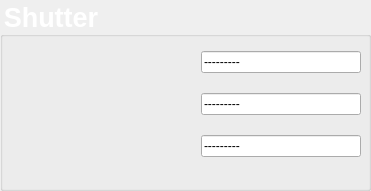
   <widget class="QGroupBox" name="groupBox">
    <property name="geometry">
     <rect>
      <x>10</x>
      <y>10</y>
      <width>371</width>
      <height>191</height>
     </rect>
    </property>
    <property name="font">
     <font>
      <pointsize>20</pointsize>
      <weight>75</weight>
      <bold>true</bold>
      <stylestrategy>PreferAntialias</stylestrategy>
     </font>
    </property>
    <property name="styleSheet">
     <string notr="true">QGroupBox {
color: #FFFFFF;
}</string>
    </property>
    <property name="title">
     <string>Shutter</string>
    </property>
    <widget class="QWidget" name="gridLayoutWidget">
     <property name="geometry">
      <rect>
       <x>10</x>
       <y>40</y>
       <width>351</width>
       <height>131</height>
      </rect>
     </property>
     <layout class="QGridLayout" name="gridLayout" columnstretch="0,0,0">
      <property name="horizontalSpacing">
       <number>15</number>
      </property>
      <property name="verticalSpacing">
       <number>5</number>
      </property>
      <item row="2" column="0">
       <widget class="caRelatedDisplay" name="carelateddisplay_3" native="true">
        <property name="sizePolicy">
         <sizepolicy hsizetype="Expanding" vsizetype="Fixed">
          <horstretch>0</horstretch>
          <verstretch>0</verstretch>
         </sizepolicy>
        </property>
        <property name="minimumSize">
         <size>
          <width>0</width>
          <height>30</height>
         </size>
        </property>
        <property name="labels" stdset="0">
         <string>NOPA</string>
        </property>
        <property name="files" stdset="0">
         <string>TLMFF.ui</string>
        </property>
        <property name="args" stdset="0">
         <string>P=SHUTTER:,R=NOPA:,T=NOPA</string>
        </property>
       </widget>
      </item>
      <item row="1" column="0">
       <widget class="caRelatedDisplay" name="carelateddisplay_2" native="true">
        <property name="sizePolicy">
         <sizepolicy hsizetype="Expanding" vsizetype="Fixed">
          <horstretch>0</horstretch>
          <verstretch>0</verstretch>
         </sizepolicy>
        </property>
        <property name="minimumSize">
         <size>
          <width>0</width>
          <height>30</height>
         </size>
        </property>
        <property name="baseSize">
         <size>
          <width>0</width>
          <height>0</height>
         </size>
        </property>
        <property name="labels" stdset="0">
         <string>Power Meter</string>
        </property>
        <property name="files" stdset="0">
         <string>TLMFF.ui</string>
        </property>
        <property name="args" stdset="0">
         <string>P=SHUTTER:,R=PM:,T=PM</string>
        </property>
       </widget>
      </item>
      <item row="2" column="1">
       <widget class="caLed" name="caled_3" native="true">
        <property name="rectangular" stdset="0">
         <bool>true</bool>
        </property>
        <property name="ledWidth" stdset="0">
         <number>30</number>
        </property>
        <property name="ledHeight" stdset="0">
         <number>30</number>
        </property>
        <property name="linearGradient" stdset="0">
         <bool>true</bool>
        </property>
        <property name="channel" stdset="0">
         <string notr="true">SHUTTER:NOPA:Flip_RBV</string>
        </property>
        <property name="falseColor" stdset="0">
         <color>
          <red>0</red>
          <green>170</green>
          <blue>0</blue>
         </color>
        </property>
        <property name="trueValue" stdset="0">
         <string>2</string>
        </property>
        <property name="falseValue" stdset="0">
         <string>1</string>
        </property>
       </widget>
      </item>
      <item row="0" column="1">
       <widget class="caLed" name="caled" native="true">
        <property name="rectangular" stdset="0">
         <bool>true</bool>
        </property>
        <property name="ledWidth" stdset="0">
         <number>30</number>
        </property>
        <property name="ledHeight" stdset="0">
         <number>30</number>
        </property>
        <property name="linearGradient" stdset="0">
         <bool>true</bool>
        </property>
        <property name="channel" stdset="0">
         <string notr="true">SHUTTER:HHG:Flip_RBV</string>
        </property>
        <property name="falseColor" stdset="0">
         <color>
          <red>0</red>
          <green>170</green>
          <blue>0</blue>
         </color>
        </property>
        <property name="trueValue" stdset="0">
         <string>2</string>
        </property>
        <property name="falseValue" stdset="0">
         <string>1</string>
        </property>
       </widget>
      </item>
      <item row="1" column="1">
       <widget class="caLed" name="caled_2" native="true">
        <property name="rectangular" stdset="0">
         <bool>true</bool>
        </property>
        <property name="ledWidth" stdset="0">
         <number>30</number>
        </property>
        <property name="ledHeight" stdset="0">
         <number>30</number>
        </property>
        <property name="linearGradient" stdset="0">
         <bool>true</bool>
        </property>
        <property name="channel" stdset="0">
         <string notr="true">SHUTTER:PM:Flip_RBV</string>
        </property>
        <property name="falseColor" stdset="0">
         <color>
          <red>0</red>
          <green>170</green>
          <blue>0</blue>
         </color>
        </property>
        <property name="trueValue" stdset="0">
         <string>2</string>
        </property>
        <property name="falseValue" stdset="0">
         <string>1</string>
        </property>
       </widget>
      </item>
      <item row="0" column="0">
       <widget class="caRelatedDisplay" name="carelateddisplay" native="true">
        <property name="sizePolicy">
         <sizepolicy hsizetype="Expanding" vsizetype="Fixed">
          <horstretch>0</horstretch>
          <verstretch>0</verstretch>
         </sizepolicy>
        </property>
        <property name="minimumSize">
         <size>
          <width>0</width>
          <height>30</height>
         </size>
        </property>
        <property name="labels" stdset="0">
         <string>HHG</string>
        </property>
        <property name="files" stdset="0">
         <string>TLMFF.ui</string>
        </property>
        <property name="args" stdset="0">
         <string>P=SHUTTER:,R=HHG:,T=HHG</string>
        </property>
       </widget>
      </item>
      <item row="0" column="2">
       <widget class="caLineEdit" name="calineedit_61">
        <property name="minimumSize">
         <size>
          <width>0</width>
          <height>20</height>
         </size>
        </property>
        <property name="text">
         <string>---------</string>
        </property>
        <property name="readOnly">
         <bool>true</bool>
        </property>
        <property name="channel" stdset="0">
         <string notr="true">SHUTTER:HHG:Shutter_RBV</string>
        </property>
        <property name="foreground" stdset="0">
         <color>
          <red>85</red>
          <green>255</green>
          <blue>255</blue>
         </color>
        </property>
        <property name="background" stdset="0">
         <color alpha="0">
          <red>160</red>
          <green>160</green>
          <blue>164</blue>
         </color>
        </property>
        <property name="precision" stdset="0">
         <number>6</number>
        </property>
        <property name="unitsEnabled" stdset="0">
         <bool>true</bool>
        </property>
       </widget>
      </item>
      <item row="1" column="2">
       <widget class="caLineEdit" name="calineedit_62">
        <property name="minimumSize">
         <size>
          <width>0</width>
          <height>20</height>
         </size>
        </property>
        <property name="text">
         <string>---------</string>
        </property>
        <property name="readOnly">
         <bool>true</bool>
        </property>
        <property name="channel" stdset="0">
         <string notr="true">SHUTTER:PM:Shutter_RBV</string>
        </property>
        <property name="foreground" stdset="0">
         <color>
          <red>85</red>
          <green>255</green>
          <blue>255</blue>
         </color>
        </property>
        <property name="background" stdset="0">
         <color alpha="0">
          <red>160</red>
          <green>160</green>
          <blue>164</blue>
         </color>
        </property>
        <property name="precision" stdset="0">
         <number>6</number>
        </property>
        <property name="unitsEnabled" stdset="0">
         <bool>true</bool>
        </property>
       </widget>
      </item>
      <item row="2" column="2">
       <widget class="caLineEdit" name="calineedit_63">
        <property name="minimumSize">
         <size>
          <width>0</width>
          <height>20</height>
         </size>
        </property>
        <property name="text">
         <string>---------</string>
        </property>
        <property name="readOnly">
         <bool>true</bool>
        </property>
        <property name="channel" stdset="0">
         <string notr="true">SHUTTER:NOPA:Shutter_RBV</string>
        </property>
        <property name="foreground" stdset="0">
         <color>
          <red>85</red>
          <green>255</green>
          <blue>255</blue>
         </color>
        </property>
        <property name="background" stdset="0">
         <color alpha="0">
          <red>160</red>
          <green>160</green>
          <blue>164</blue>
         </color>
        </property>
        <property name="precision" stdset="0">
         <number>6</number>
        </property>
        <property name="unitsEnabled" stdset="0">
         <bool>true</bool>
        </property>
       </widget>
      </item>
     </layout>
    </widget>
   </widget>
